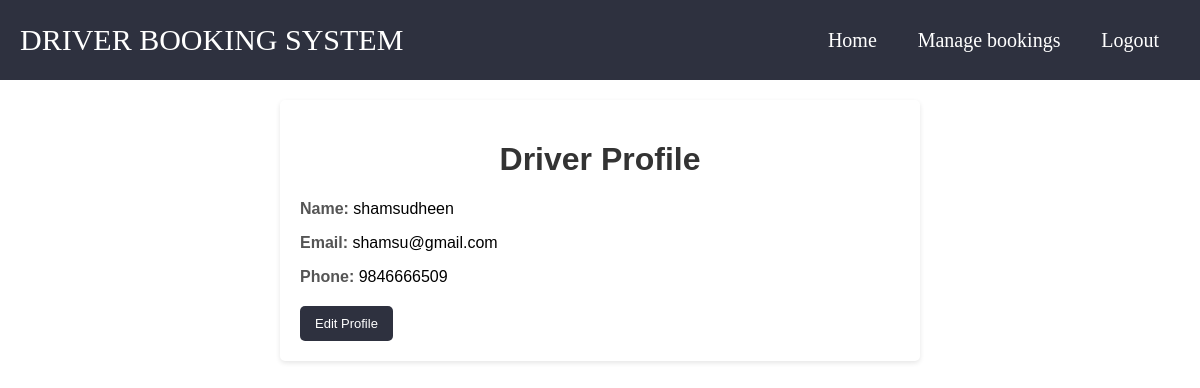
The app's page /DRIVER_HIRING_SYSTEM/driverprofile.php (signed in) with its own data.
### tables this page shows
CREATE TABLE `drivers` (
  `username` varchar(25) NOT NULL,
  `phno` varchar(12) NOT NULL,
  `email` varchar(25) NOT NULL,
  `pwd` varchar(15) NOT NULL,
  `user_type` varchar(25) NOT NULL,
  `driver_id` int(10) NOT NULL,
  `district` varchar(55) NOT NULL
);

### DRIVER_HIRING_SYSTEM/driverprofile.php (the view, shortened to what this page needs)
<?php
$conn = mysqli_connect("localhost", "root", "", "driver_booking_system");
$user_id = $_SESSION['driver_id'] ?? null;
$user = null;
if ($user_id) {
    $user_sql = "SELECT * FROM drivers WHERE driver_id = '$user_id'";
    $user_result = mysqli_query($conn, $user_sql);
    if ($user_result && mysqli_num_rows($user_result) > 0) {
        $user = mysqli_fetch_assoc($user_result);
    }
}
?>
<!DOCTYPE html>
<html>
<head>
    <link rel="stylesheet" href="userprofile.css">
</head>
<body>
<nav class="nanbar">
        <div class="navbar">
            <a class="hdng"  href="">DRIVER BOOKING SYSTEM</a>
            <div class="link">
            <a href="staffdashboard.php">Home</a>
                <a href="mybookings.php">Manage bookings</a>
                <a href="logout.php">Logout</a>
            </div>
        </div>
    </nav>
<div class="container">
    <h1>Driver Profile</h1>
    <?php if ($user): ?>
        <div class="profile-info">
            <p><strong>Name:</strong> <span id="userName"><?php echo htmlspecialchars($user['username']); ?></span></p>
            <p><strong>Email:</strong> <span id="userEmail"><?php echo htmlspecialchars($user['email']); ?></span></p>
            <p><strong>Phone:</strong> <span id="userPhone"><?php echo htmlspecialchars($user['phno']); ?></span></p>
        </div>
         <a href="?edit=true" class="box-link">Edit Profile</a>
    <?php else: ?>
        <p>User not found.</p>
    <?php endif; ?>
</div>
</body>
</html>

### DRIVER_HIRING_SYSTEM/userprofile.css (style rules this page uses)
body { font-family: Arial, sans-serif; margin: 0; padding: 0; }
a { text-decoration: none; }
.nanbar { width: 100%; height: 80px; background-color:rgba(1, 4, 21, 0.821); display: flex; justify-content: center; align-items: center; }
.navbar { width: 100%; height: 80px; display: flex; justify-content: space-between; align-items: center; padding-left: 20px; }
.hdng { font-size: 30px; color: white; font-family: 'Times New Roman', Times, serif; }
.link { width: 35%; height: 80px; display: flex; justify-content: space-evenly; align-items: center; padding-left: 60px; }
.link a { text-decoration: none; font-family: bold; color: rgb(255, 255, 255); font-size: 20px; }
.container { max-width: 600px; margin: 20px auto; padding: 20px; background-color: #fff; border-radius: 5px; box-shadow: 0 2px 5px rgba(0, 0, 0, 0.1); }
h1 { text-align: center; color: #333; }
.profile-info { margin-bottom: 20px; }
strong { color: #555; }

### DRIVER_HIRING_SYSTEM/driverprofile.php (style rules this page uses)
.box-link { display: inline-block; padding: 10px 15px; background-color:rgba(1, 4, 21, 0.821); color: #fff; text-decoration: none; border-radius: 5px; transition: background-color 0.3s; font-size:13px }

### records on screen
drivers: username "shamsudheen", email "shamsu@gmail.com", phno "9846666509"
